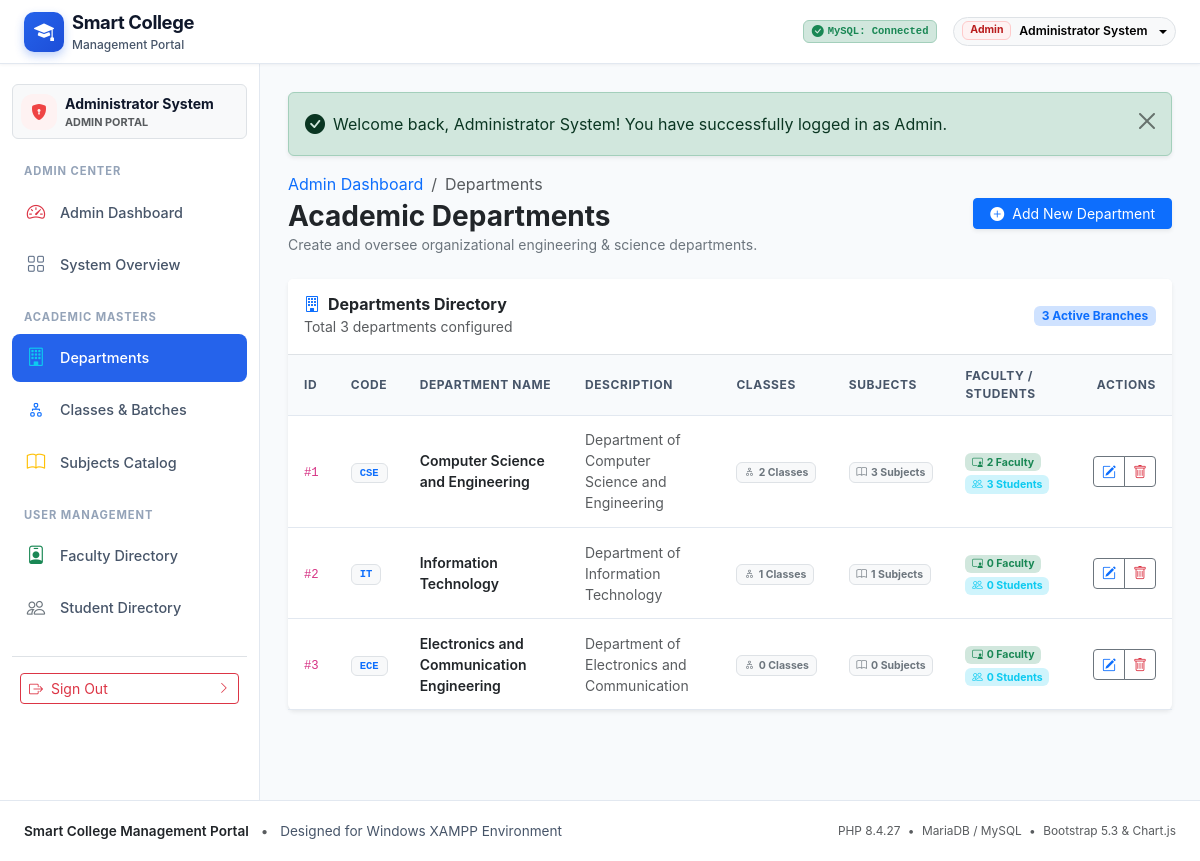
Screenshot of /modules/admin/departments.php (signed in) with the database file from the repository.
### tables this page shows
CREATE TABLE `departments` (
  `id` INT AUTO_INCREMENT PRIMARY KEY,
  `department_name` VARCHAR(100) NOT NULL,
  `department_code` VARCHAR(20) NOT NULL UNIQUE,
  `description` TEXT NULL,
  `created_at` TIMESTAMP DEFAULT CURRENT_TIMESTAMP
);

### modules/admin/departments.php (the view, shortened to what this page needs)
<?php
require_once __DIR__ . '/../../config/database.php';
require_once __DIR__ . '/../../includes/auth.php';
$departments = [];
if ($pdo instanceof PDO) {
    try {
        $stmt = $pdo->query("
            SELECT d.*,
                   (SELECT COUNT(*) FROM `classes` c WHERE c.department_id = d.id) as class_count,
                   (SELECT COUNT(*) FROM `subjects` s WHERE s.department_id = d.id) as subject_count,
                   (SELECT COUNT(*) FROM `student_profiles` sp WHERE sp.department_id = d.id) as student_count,
                   (SELECT COUNT(*) FROM `teacher_profiles` tp WHERE tp.department_id = d.id) as teacher_count
            FROM `departments` d
            ORDER BY d.id ASC
        ");
        $departments = $stmt->fetchAll();
    } catch (PDOException $e) {
        error_log("Departments List Query Error: " . $e->getMessage());
    }
}
require_once __DIR__ . '/../../includes/header.php';
require_once __DIR__ . '/../../includes/sidebar.php';
?>
<main class="portal-main-content">
    <?= renderFlashes() ?>
    <div class="d-flex flex-column flex-md-row justify-content-between align-items-md-center gap-3 mb-4">
        <div>
            <nav aria-label="breadcrumb">
                <ol class="breadcrumb mb-1 small">
                    <li class="breadcrumb-item"><a href="dashboard.php" class="text-decoration-none">Admin Dashboard</a></li>
                    <li class="breadcrumb-item active" aria-current="page">Departments</li>
                </ol>
            </nav>
            <h2 class="h3 fw-bold text-dark mb-0">Academic Departments</h2>
            <p class="text-secondary small mb-0">Create and oversee organizational engineering & science departments.</p>
        </div>
        <button type="button" class="btn btn-primary btn-sm px-3 shadow-sm d-flex align-items-center gap-2" data-bs-toggle="modal" data-bs-target="#addDepartmentModal">
            <i class="bi bi-plus-circle-fill"></i>
            <span>Add New Department</span>
        </button>
    </div>
    <div class="card border-0 shadow-sm mb-4">
        <div class="card-header bg-white py-3 border-bottom d-flex align-items-center justify-content-between">
            <div>
                <h6 class="mb-0 fw-bold"><i class="bi bi-building text-primary me-2"></i>Departments Directory</h6>
                <small class="text-muted">Total <?= count($departments) ?> departments configured</small>
            </div>
            <span class="badge bg-primary-subtle text-primary"><?= count($departments) ?> Active Branches</span>
        </div>
        <div class="card-body p-0">
            <div class="table-responsive">
                <table class="table-portal mb-0 align-middle">
                    <thead>
                        <tr>
                            <th>ID</th>
                            <th>Code</th>
                            <th>Department Name</th>
                            <th>Description</th>
                            <th>Classes</th>
                            <th>Subjects</th>
                            <th>Faculty / Students</th>
                            <th class="text-end">Actions</th>
                        </tr>
                    </thead>
                    <tbody>
                        <?php if (!empty($departments)): ?>
                            <?php foreach ($departments as $dept): ?>
                                <tr>
                                    <td><code>#<?= $dept['id'] ?></code></td>
                                    <td>
                                        <span class="badge bg-light text-primary border font-monospace px-2 py-1">
                                            <?= htmlspecialchars($dept['department_code']) ?>
                                        </span>
                                    </td>
                                    <td class="fw-semibold text-dark"><?= htmlspecialchars($dept['department_name']) ?></td>
                                    <td class="text-muted small" style="max-width: 250px;">
                                        <?= htmlspecialchars($dept['description'] ?: 'No description provided.') ?>
                                    </td>
                                    <td>
                                        <span class="badge bg-light text-secondary border">
                                            <i class="bi bi-diagram-2 me-1"></i><?= (int)$dept['class_count'] ?> Classes
                                        </span>
                                    </td>
                                    <td>
                                        <span class="badge bg-light text-secondary border">
                                            <i class="bi bi-book me-1"></i><?= (int)$dept['subject_count'] ?> Subjects
                                        </span>
                                    </td>
                                    <td>
                                        <span class="badge bg-success-subtle text-success small me-1">
                                            <i class="bi bi-person-video3 me-1"></i><?= (int)$dept['teacher_count'] ?> Faculty
                                        </span>
                                        <span class="badge bg-info-subtle text-info small">
                                            <i class="bi bi-people me-1"></i><?= (int)$dept['student_count'] ?> Students
                                        </span>
                                    </td>
                                    <td class="text-end">
                                        <div class="btn-group btn-group-sm">
                                            <button type="button"
                                                    class="btn btn-outline-secondary btn-edit-dept"
                                                    data-id="<?= $dept['id'] ?>"
                                                    data-name="<?= htmlspecialchars($dept['department_name']) ?>"
                                                    data-code="<?= htmlspecialchars($dept['department_code']) ?>"
                                                    data-desc="<?= htmlspecialchars($dept['description'] ?? '') ?>"
                                                    title="Edit Department">
                                                <i class="bi bi-pencil-square text-primary"></i>
                                            </button>
                                            <button type="button"
                                                    class="btn btn-outline-secondary btn-delete-dept"
                                                    data-id="<?= $dept['id'] ?>"
                                                    data-name="<?= htmlspecialchars($dept['department_name']) ?>"
                                                    title="Delete Department">
                                                <i class="bi bi-trash text-danger"></i>
                                            </button>
                                        </div>
                                    </td>
                                </tr>
                            <?php endforeach; ?>
                        <?php endif; ?>
                    </tbody>
                </table>
            </div>
        </div>
    </div>
</main>
<?php require_once __DIR__ . '/../../includes/footer.php'; ?>

### assets/css/style.css (style rules this page uses)
:root { --primary-color: #2563eb; --primary-hover: #1d4ed8; --primary-subtle: #eff6ff; --secondary-color: #475569; --success-color: #10b981; --success-subtle: #ecfdf5; --warning-color: #f59e0b; --warning-subtle: #fffbeb; --danger-color: #ef4444; --danger-subtle: #fef2f2; --info-color: #06b6d4; --info-subtle: #ecfeff; --body-bg: #f8fafc; --card-bg: #ffffff; --text-primary: #0f172a; --text-secondary: #475569; --text-muted: #94a3b8; --border-color: #e2e8f0; --sidebar-width: 260px; --topbar-height: 64px; --transition-speed: 0.25s; --shadow-sm: 0 1px 3px rgba(15, 23, 42, 0.05); --shadow-md: 0 4px 6px -1px rgba(15, 23, 42, 0.07), 0 2px 4px -2px rgba(15, 23, 42, 0.05); --shadow-lg: 0 10px 15px -3px rgba(15, 23, 42, 0.08), 0 4px 6px -4px rgba(15, 23, 42, 0.04); }
body { font-family: -apple-system, BlinkMacSystemFont, "Segoe UI", Roboto, "Helvetica Neue", Arial, sans-serif; background-color: var(--body-bg); color: var(--text-primary); min-height: 100vh; display: flex; flex-direction: column; }
.portal-main-content { flex: 1; padding: 1.75rem; overflow-x: hidden; }
.table-portal { width: 100%; border-collapse: separate; border-spacing: 0; }
.table-portal thead th { background-color: #f8fafc; font-size: 0.75rem; text-transform: uppercase; letter-spacing: 0.05em; color: var(--text-secondary); font-weight: 700; border-bottom: 1px solid var(--border-color); padding: 0.75rem 1rem; }
.table-portal tbody td { padding: 0.85rem 1rem; border-bottom: 1px solid var(--border-color); font-size: 0.875rem; vertical-align: middle; }

### rows the page displays
departments: id "1", department_code "CSE", department_name "Computer Science and Engineering", description "Department of Computer Science and Engineering", class_count "2", subject_count "3", teacher_count "2", student_count "3"
departments: id "2", department_code "IT", department_name "Information Technology", description "Department of Information Technology", class_count "1", subject_count "1", teacher_count "0", student_count "0"
departments: id "3", department_code "ECE", department_name "Electronics and Communication Engineering", description "Department of Electronics and Communication", class_count "0", subject_count "0", teacher_count "0", student_count "0"

### other values shown
$currentUser['role'] "Admin"
$currentUser['full_name'] "Administrator System"
$currentUser['role'] "ADMIN"
$flash['message'] "Welcome back, Administrator System! You have successfully logged in as Admin."
count($departments) "3"
PHP_VERSION "8.4.27"
